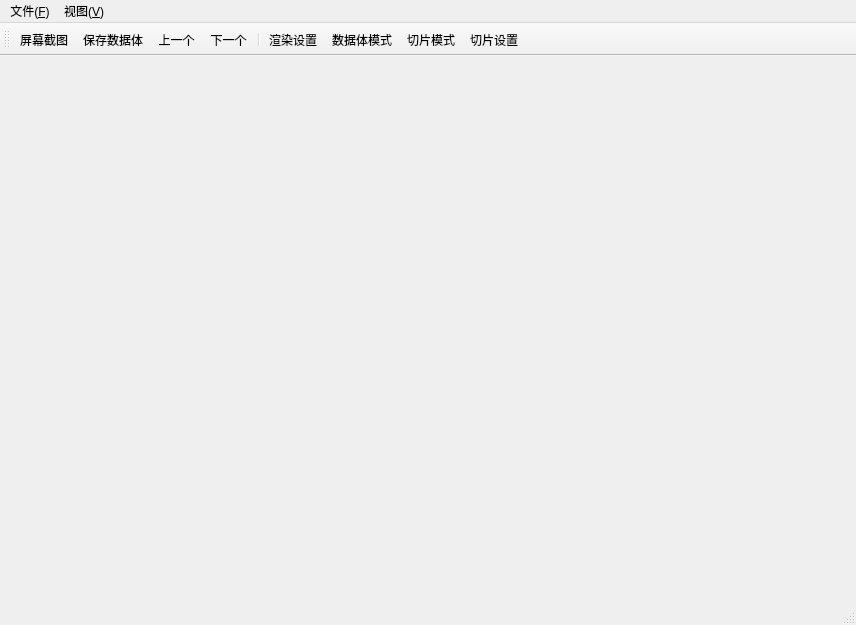
<?xml version="1.0" encoding="UTF-8"?>
<ui version="4.0">
 <class>TRadar3DWndClass</class>
 <widget class="QMainWindow" name="TRadar3DWndClass">
  <property name="windowModality">
   <enum>Qt::NonModal</enum>
  </property>
  <property name="geometry">
   <rect>
    <x>0</x>
    <y>0</y>
    <width>856</width>
    <height>625</height>
   </rect>
  </property>
  <property name="windowTitle">
   <string>雷达数据三维可视化</string>
  </property>
  <property name="iconSize">
   <size>
    <width>32</width>
    <height>32</height>
   </size>
  </property>
  <widget class="QWidget" name="centralWidget"/>
  <widget class="QMenuBar" name="menuBar">
   <property name="geometry">
    <rect>
     <x>0</x>
     <y>0</y>
     <width>856</width>
     <height>22</height>
    </rect>
   </property>
   <widget class="QMenu" name="menuFile">
    <property name="title">
     <string>文件(&amp;F)</string>
    </property>
    <addaction name="actMovePrev"/>
    <addaction name="actMoveNext"/>
    <addaction name="separator"/>
    <addaction name="actSnap"/>
    <addaction name="actSaveVolume"/>
    <addaction name="separator"/>
    <addaction name="actClose"/>
   </widget>
   <widget class="QMenu" name="menuView">
    <property name="title">
     <string>视图(&amp;V)</string>
    </property>
    <addaction name="actRenderSetting"/>
    <addaction name="actShowVolume"/>
    <addaction name="actShowSlice"/>
    <addaction name="actSliceSetting"/>
   </widget>
   <addaction name="menuFile"/>
   <addaction name="menuView"/>
  </widget>
  <widget class="QToolBar" name="mainToolBar">
   <attribute name="toolBarArea">
    <enum>TopToolBarArea</enum>
   </attribute>
   <attribute name="toolBarBreak">
    <bool>false</bool>
   </attribute>
   <addaction name="actSnap"/>
   <addaction name="actSaveVolume"/>
   <addaction name="actMovePrev"/>
   <addaction name="actMoveNext"/>
   <addaction name="separator"/>
   <addaction name="actRenderSetting"/>
   <addaction name="actShowVolume"/>
   <addaction name="actShowSlice"/>
   <addaction name="actSliceSetting"/>
  </widget>
  <widget class="QStatusBar" name="statusBar"/>
  <action name="actSnap">
   <property name="icon">
    <iconset resource="../gradarvisual.qrc">
     <normaloff>:/images/Resources/4截图.png</normaloff>:/images/Resources/4截图.png</iconset>
   </property>
   <property name="text">
    <string>屏幕截图</string>
   </property>
  </action>
  <action name="actSaveVolume">
   <property name="icon">
    <iconset resource="../gradarvisual.qrc">
     <normaloff>:/images/Resources/5保存.png</normaloff>:/images/Resources/5保存.png</iconset>
   </property>
   <property name="text">
    <string>保存数据体</string>
   </property>
  </action>
  <action name="actClose">
   <property name="text">
    <string>关闭</string>
   </property>
  </action>
  <action name="actRenderSetting">
   <property name="icon">
    <iconset resource="../gradarvisual.qrc">
     <normaloff>:/images/Resources/6设置.png</normaloff>:/images/Resources/6设置.png</iconset>
   </property>
   <property name="text">
    <string>渲染设置</string>
   </property>
  </action>
  <action name="actShowVolume">
   <property name="checkable">
    <bool>true</bool>
   </property>
   <property name="icon">
    <iconset resource="../gradarvisual.qrc">
     <normaloff>:/images/Resources/数据体.png</normaloff>:/images/Resources/数据体.png</iconset>
   </property>
   <property name="text">
    <string>数据体模式</string>
   </property>
  </action>
  <action name="actShowSlice">
   <property name="checkable">
    <bool>true</bool>
   </property>
   <property name="icon">
    <iconset resource="../gradarvisual.qrc">
     <normaloff>:/images/Resources/切片模式.png</normaloff>:/images/Resources/切片模式.png</iconset>
   </property>
   <property name="text">
    <string>切片模式</string>
   </property>
  </action>
  <action name="actSliceSetting">
   <property name="icon">
    <iconset resource="../gradarvisual.qrc">
     <normaloff>:/images/Resources/切片设置.png</normaloff>:/images/Resources/切片设置.png</iconset>
   </property>
   <property name="text">
    <string>切片设置</string>
   </property>
  </action>
  <action name="actMovePrev">
   <property name="icon">
    <iconset resource="../gradarvisual.qrc">
     <normaloff>:/images/Resources/1上一个.png</normaloff>:/images/Resources/1上一个.png</iconset>
   </property>
   <property name="text">
    <string>上一个</string>
   </property>
  </action>
  <action name="actMoveNext">
   <property name="icon">
    <iconset resource="../gradarvisual.qrc">
     <normaloff>:/images/Resources/3下一个.png</normaloff>:/images/Resources/3下一个.png</iconset>
   </property>
   <property name="text">
    <string>下一个</string>
   </property>
  </action>
 </widget>
 <layoutdefault spacing="6" margin="11"/>
 <resources>
  <include location="../gradarvisual.qrc"/>
 </resources>
 <connections/>
</ui>
